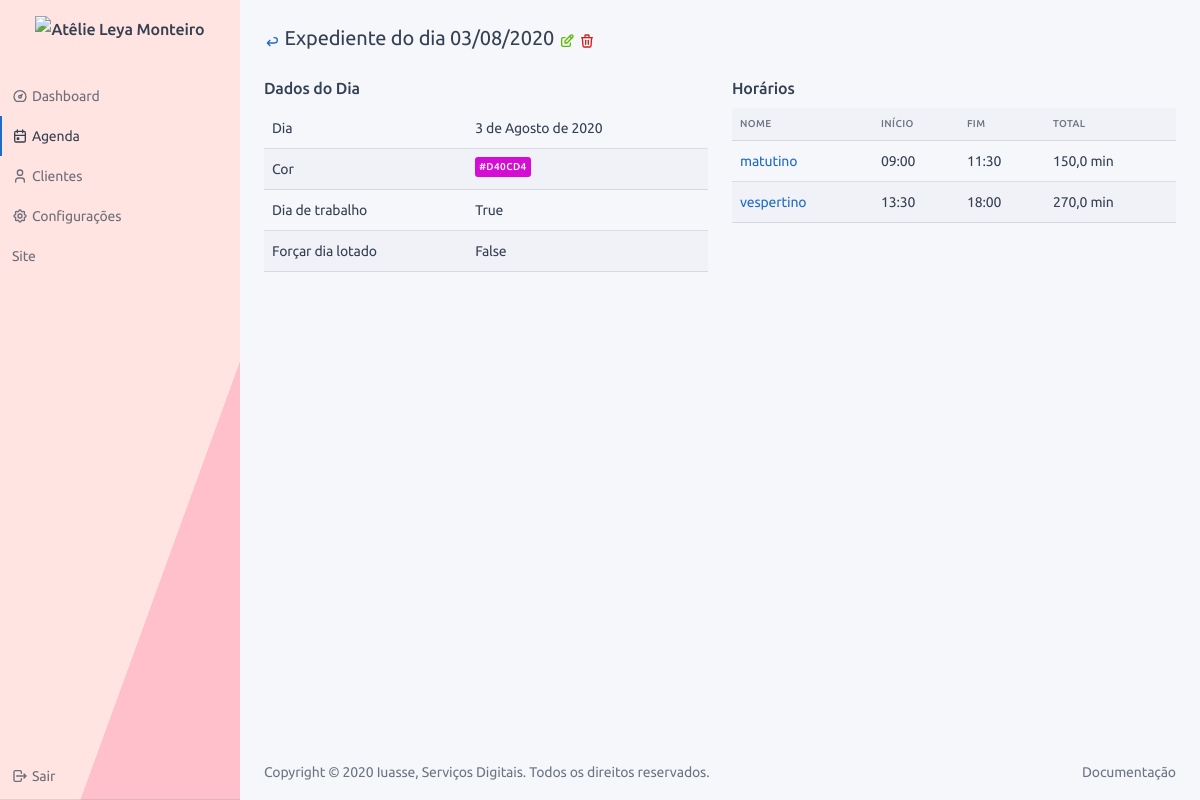
The app's page /business/businessday/58/profile/ (signed in) with its own data.
### business/models.py (models this page shows, shortened)
class BusinessDay(BaseModel):
    day = models.DateField("dia", default=timezone.localtime(timezone.now()),
                           help_text="Caso selecionado vários dias, deixe como está!")
    color = models.CharField("cor", default="#D40CD4", max_length=7,
                             help_text="Qual a cor que você deseja como plano de fundo")
    expedient_day = models.ManyToManyField(Expedient, verbose_name="Expediente",
                                           help_text="Quais são os horários disponíveis para esse dia?")
    is_work_day = models.BooleanField("dia de trabalho", default=True, help_text="Esse dia estará trabalhando?")
    force_day_full = models.BooleanField("forçar dia cheio", default=False,
                                         help_text="Forçar para que o dia mostre como lotado!")
    def get_back_url(self):
        return reverse('frontend:dashboard')
    def get_delete_url(self):
        return reverse(self.get_reverse_delete, kwargs={'pk': self.pk})
    def get_edit_url(self):
        return reverse(self.get_reverse_edit, kwargs={'pk': self.pk})
    def get_full_name(self):
        return f"Expediente do dia {self.day.strftime('%d/%m/%Y')}"
    def get_dict_data(self):
        return {
            'Dia': self.day,
            'Cor': mark_safe(f"<span class='badge' style='background-color: {self.color}'>{self.color}</span>"),
            'Dia de trabalho': self.is_work_day,
            'Forçar dia lotado': self.force_day_full,
        }

class Expedient(BaseModel):
    name = models.CharField("nome", max_length=28)
    start_time = models.TimeField("horário de início")
    end_time = models.TimeField("horário de fim")
    def get_edit_url(self):
        return reverse(self.get_reverse_edit, kwargs={'pk': self.pk})
    def get_business_hours(self):
        end_timedelta = datetime.timedelta(hours=self.end_time.hour, minutes=self.end_time.minute)
        start_timedelta = datetime.timedelta(hours=self.start_time.hour, minutes=self.start_time.minute)
        return (end_timedelta - start_timedelta).seconds / 60

### business/views.py (the view)
# urls.py: path('<int:pk>/profile/', BusinessDayProfile.as_view(), name='profile'),
class BusinessDayProfile(LoginRequiredMixin, View):
    template = 'business/profile.html'
    title = TITLE_EDIT_BUSINESS_DAY
    subtitle = SUBTITLE_BUSINESS_DAY
    def get(self, request, pk):
        return render(request, self.template, {'obj': BusinessDay.objects.get(pk=pk)})

### base/models.py (called while the page is built)
    @property
    def get_reverse_delete(self):
        return '{}:{}:delete'.format(self._meta.app_label, self._meta.model_name)

    @property
    def get_reverse_edit(self):
        return '{}:{}:edit'.format(self._meta.app_label, self._meta.model_name)

### frontend/templates/business/profile.html (shortened to what this page needs)
{% extends '../base/profile.html' %}
{% block profile_content %}
<div class="row">
    <div class="col-md-6">
        <h3>Dados do Dia</h3>
        <div class="table-responsive">
            <table class="table table-hover table-striped">
                {% for k, v in obj.get_dict_data.items %}
                <tr>
                    <td>{{k}}</td>
                    <td>{{v|default_if_none:""}}</td>
                </tr>
                {% endfor %}
            </table>
        </div>
    </div>
    <div class="col-md-6">
        <h3>Horários</h3>
        <div class="table-responsive">
            <table class="table table-hover table-striped">
                <thead>
                <tr>
                    <th>Nome</th>
                    <th>Início</th>
                    <th>Fim</th>
                    <th>Total</th>
                </tr>
                </thead>
                <tbody>
                {% for e in obj.expedient_day.all %}
                <tr>
                    <td>
                        <a href="{{e.get_edit_url}}" target="_blank">
                            {{e.name}}
                        </a>
                    </td>
                    <td>{{e.start_time}}</td>
                    <td>{{e.end_time}}</td>
                    <td>{{e.get_business_hours}} min</td>
                </tr>
                {% endfor %}
                </tbody>
            </table>
        </div>
    </div>
</div>
{% endblock %}

### frontend/templates/base/profile.html (shortened to what this page needs)
{% extends 'base.html' %}
{% block content %}
<div class="container-fluid">
    <div class="page-header">
        <div class="row align-items-center">
            <div class="col-auto">
                <h2 class="page-title">
                    <a data-toggle="tooltip" href="{{obj.get_back_url}}" title="Voltar">
                        <span class="text-primary">{{ICON_ARROW_BACK|safe}}</span>
                    </a>
                    {{obj.get_full_name}}
                    <a data-toggle="tooltip" href="{{obj.get_edit_url}}" title="Editar">
                        <span class="text-success">{{ICON_EDIT|safe}}</span>
                    </a>
                    <a data-toggle="tooltip" href="{{obj.get_delete_url}}" title="Deletar">
                        <span class="text-danger">{{ICON_DELETE|safe}}</span>
                    </a>
                </h2>
            </div>
        </div>
    </div>
    {% block profile_content %}{% endblock %}
</div>
{% endblock %}

### frontend/templates/base.html (style rules this page uses)
body { display: none; }

### records on screen
BusinessDay: get_full_name "Expediente do dia 03/08/2020", get_dict_data "3 de Agosto de 2020"
Expedient: name "matutino", start_time "09:00", end_time "11:30", get_business_hours "150,0"
Expedient: name "vespertino", start_time "13:30", end_time "18:00", get_business_hours "270,0"

### other values on screen
{{ k }} "Dia" "Cor" "Dia de trabalho" "Forçar dia lotado"
{{ v|default_if_none:"" }} "#D40CD4" "True" "False"
